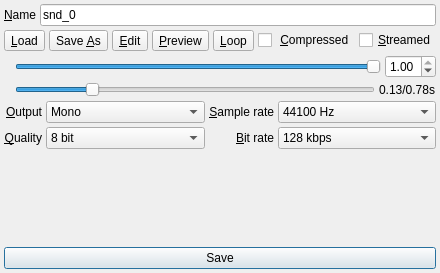
<?xml version="1.0" encoding="UTF-8"?>
<ui version="4.0">
 <class>SoundEditor</class>
 <widget class="QWidget" name="SoundEditor">
  <property name="geometry">
   <rect>
    <x>0</x>
    <y>0</y>
    <width>431</width>
    <height>273</height>
   </rect>
  </property>
  <property name="windowTitle">
   <string>snd_0</string>
  </property>
  <property name="windowIcon">
   <iconset resource="../images.qrc">
    <normaloff>:/resources/sound.png</normaloff>:/resources/sound.png</iconset>
  </property>
  <layout class="QVBoxLayout" name="verticalLayout">
   <property name="spacing">
    <number>4</number>
   </property>
   <property name="leftMargin">
    <number>4</number>
   </property>
   <property name="topMargin">
    <number>4</number>
   </property>
   <property name="rightMargin">
    <number>4</number>
   </property>
   <property name="bottomMargin">
    <number>4</number>
   </property>
   <item>
    <layout class="QHBoxLayout" name="nameLayout">
     <property name="spacing">
      <number>4</number>
     </property>
     <item>
      <widget class="QLabel" name="nameLabel">
       <property name="text">
        <string>&amp;Name</string>
       </property>
       <property name="buddy">
        <cstring>nameEdit</cstring>
       </property>
      </widget>
     </item>
     <item>
      <widget class="QLineEdit" name="nameEdit">
       <property name="text">
        <string>snd_0</string>
       </property>
      </widget>
     </item>
    </layout>
   </item>
   <item>
    <layout class="QHBoxLayout" name="actionsLayout">
     <property name="spacing">
      <number>4</number>
     </property>
     <item>
      <widget class="QToolButton" name="loadButton">
       <property name="toolTip">
        <string>Load Sound</string>
       </property>
       <property name="text">
        <string>&amp;Load</string>
       </property>
       <property name="icon">
        <iconset resource="../images.qrc">
         <normaloff>:/actions/open.png</normaloff>:/actions/open.png</iconset>
       </property>
      </widget>
     </item>
     <item>
      <widget class="QToolButton" name="saveAsButton">
       <property name="toolTip">
        <string>Save Sound As</string>
       </property>
       <property name="text">
        <string>Save &amp;As</string>
       </property>
       <property name="icon">
        <iconset resource="../images.qrc">
         <normaloff>:/actions/save.png</normaloff>:/actions/save.png</iconset>
       </property>
      </widget>
     </item>
     <item>
      <widget class="QToolButton" name="editButton">
       <property name="toolTip">
        <string>Edit Sound Externally</string>
       </property>
       <property name="text">
        <string>&amp;Edit</string>
       </property>
       <property name="icon">
        <iconset resource="../images.qrc">
         <normaloff>:/actions/edit.png</normaloff>:/actions/edit.png</iconset>
       </property>
      </widget>
     </item>
     <item>
      <widget class="QToolButton" name="playButton">
       <property name="toolTip">
        <string>Preview Sound</string>
       </property>
       <property name="text">
        <string>&amp;Preview</string>
       </property>
       <property name="icon">
        <iconset resource="../images.qrc">
         <normaloff>:/actions/play.png</normaloff>:/actions/play.png</iconset>
       </property>
      </widget>
     </item>
     <item>
      <widget class="QToolButton" name="toolButton">
       <property name="toolTip">
        <string>Loop Playback</string>
       </property>
       <property name="text">
        <string>&amp;Loop</string>
       </property>
       <property name="icon">
        <iconset resource="../images.qrc">
         <normaloff>:/actions/loop.png</normaloff>:/actions/loop.png</iconset>
       </property>
       <property name="checkable">
        <bool>true</bool>
       </property>
      </widget>
     </item>
     <item>
      <widget class="QCheckBox" name="compressedCheckBox">
       <property name="text">
        <string> &amp;Compressed</string>
       </property>
      </widget>
     </item>
     <item>
      <widget class="QCheckBox" name="streamedCheckBox">
       <property name="text">
        <string>&amp;Streamed</string>
       </property>
      </widget>
     </item>
     <item>
      <spacer name="horizontalSpacer">
       <property name="orientation">
        <enum>Qt::Horizontal</enum>
       </property>
       <property name="sizeHint" stdset="0">
        <size>
         <width>40</width>
         <height>20</height>
        </size>
       </property>
      </spacer>
     </item>
    </layout>
   </item>
   <item>
    <layout class="QHBoxLayout" name="volumeLayout">
     <property name="spacing">
      <number>4</number>
     </property>
     <item>
      <widget class="QLabel" name="volumeLabel">
       <property name="toolTip">
        <string>Volume</string>
       </property>
       <property name="pixmap">
        <pixmap resource="../images.qrc">:/actions/volume.png</pixmap>
       </property>
       <property name="buddy">
        <cstring>volumeSlider</cstring>
       </property>
      </widget>
     </item>
     <item>
      <widget class="QSlider" name="volumeSlider">
       <property name="toolTip">
        <string>Volume</string>
       </property>
       <property name="maximum">
        <number>100</number>
       </property>
       <property name="value">
        <number>100</number>
       </property>
       <property name="tracking">
        <bool>true</bool>
       </property>
       <property name="orientation">
        <enum>Qt::Horizontal</enum>
       </property>
       <property name="invertedAppearance">
        <bool>false</bool>
       </property>
       <property name="invertedControls">
        <bool>false</bool>
       </property>
       <property name="tickPosition">
        <enum>QSlider::NoTicks</enum>
       </property>
       <property name="tickInterval">
        <number>0</number>
       </property>
      </widget>
     </item>
     <item>
      <widget class="QDoubleSpinBox" name="volumeSpinBox">
       <property name="toolTip">
        <string>Volume</string>
       </property>
       <property name="maximum">
        <double>1.000000000000000</double>
       </property>
       <property name="value">
        <double>1.000000000000000</double>
       </property>
      </widget>
     </item>
    </layout>
   </item>
   <item>
    <layout class="QHBoxLayout" name="playbackLayout">
     <property name="spacing">
      <number>4</number>
     </property>
     <item>
      <widget class="QLabel" name="playbackLabel">
       <property name="toolTip">
        <string>Playback Position</string>
       </property>
       <property name="text">
        <string/>
       </property>
       <property name="pixmap">
        <pixmap resource="../images.qrc">:/events/alarm.png</pixmap>
       </property>
       <property name="buddy">
        <cstring>playbackSlider</cstring>
       </property>
      </widget>
     </item>
     <item>
      <widget class="QSlider" name="playbackSlider">
       <property name="toolTip">
        <string>Playback Position</string>
       </property>
       <property name="minimum">
        <number>0</number>
       </property>
       <property name="value">
        <number>20</number>
       </property>
       <property name="orientation">
        <enum>Qt::Horizontal</enum>
       </property>
      </widget>
     </item>
     <item>
      <widget class="QLabel" name="playbackPositionLabel">
       <property name="toolTip">
        <string>Playback Position</string>
       </property>
       <property name="text">
        <string>0.13/0.78s</string>
       </property>
      </widget>
     </item>
    </layout>
   </item>
   <item>
    <layout class="QGridLayout" name="targetOptionsLayout" columnstretch="0,1,0,1">
     <property name="spacing">
      <number>4</number>
     </property>
     <item row="1" column="0">
      <widget class="QLabel" name="outputLabel">
       <property name="text">
        <string>&amp;Output</string>
       </property>
       <property name="alignment">
        <set>Qt::AlignRight|Qt::AlignTrailing|Qt::AlignVCenter</set>
       </property>
       <property name="buddy">
        <cstring>outputCombo</cstring>
       </property>
      </widget>
     </item>
     <item row="1" column="1">
      <widget class="QComboBox" name="outputCombo">
       <item>
        <property name="text">
         <string>Mono</string>
        </property>
       </item>
       <item>
        <property name="text">
         <string>Stereo</string>
        </property>
       </item>
       <item>
        <property name="text">
         <string>3D</string>
        </property>
       </item>
      </widget>
     </item>
     <item row="3" column="1">
      <widget class="QComboBox" name="qualityCombo">
       <item>
        <property name="text">
         <string>8 bit</string>
        </property>
       </item>
       <item>
        <property name="text">
         <string>16 bit</string>
        </property>
       </item>
      </widget>
     </item>
     <item row="3" column="0">
      <widget class="QLabel" name="qualityLabel">
       <property name="text">
        <string>&amp;Quality</string>
       </property>
       <property name="alignment">
        <set>Qt::AlignRight|Qt::AlignTrailing|Qt::AlignVCenter</set>
       </property>
       <property name="buddy">
        <cstring>qualityCombo</cstring>
       </property>
      </widget>
     </item>
     <item row="1" column="2">
      <widget class="QLabel" name="sampleRateLabel">
       <property name="text">
        <string>&amp;Sample rate</string>
       </property>
       <property name="alignment">
        <set>Qt::AlignRight|Qt::AlignTrailing|Qt::AlignVCenter</set>
       </property>
       <property name="buddy">
        <cstring>sampleRateCombo</cstring>
       </property>
      </widget>
     </item>
     <item row="3" column="2">
      <widget class="QLabel" name="bitRateLabel">
       <property name="text">
        <string>&amp;Bit rate</string>
       </property>
       <property name="alignment">
        <set>Qt::AlignRight|Qt::AlignTrailing|Qt::AlignVCenter</set>
       </property>
       <property name="buddy">
        <cstring>bitRateCombo</cstring>
       </property>
      </widget>
     </item>
     <item row="1" column="3">
      <widget class="QComboBox" name="sampleRateCombo">
       <item>
        <property name="text">
         <string>44100 Hz</string>
        </property>
       </item>
      </widget>
     </item>
     <item row="3" column="3">
      <widget class="QComboBox" name="bitRateCombo">
       <item>
        <property name="text">
         <string>128 kbps</string>
        </property>
       </item>
      </widget>
     </item>
    </layout>
   </item>
   <item>
    <spacer name="verticalSpacer">
     <property name="orientation">
      <enum>Qt::Vertical</enum>
     </property>
     <property name="sizeHint" stdset="0">
      <size>
       <width>20</width>
       <height>40</height>
      </size>
     </property>
    </spacer>
   </item>
   <item>
    <widget class="QPushButton" name="saveButton">
     <property name="text">
      <string>Save</string>
     </property>
     <property name="icon">
      <iconset resource="../images.qrc">
       <normaloff>:/actions/accept.png</normaloff>:/actions/accept.png</iconset>
     </property>
     <property name="default">
      <bool>true</bool>
     </property>
    </widget>
   </item>
  </layout>
 </widget>
 <resources>
  <include location="../images.qrc"/>
 </resources>
 <connections/>
</ui>
